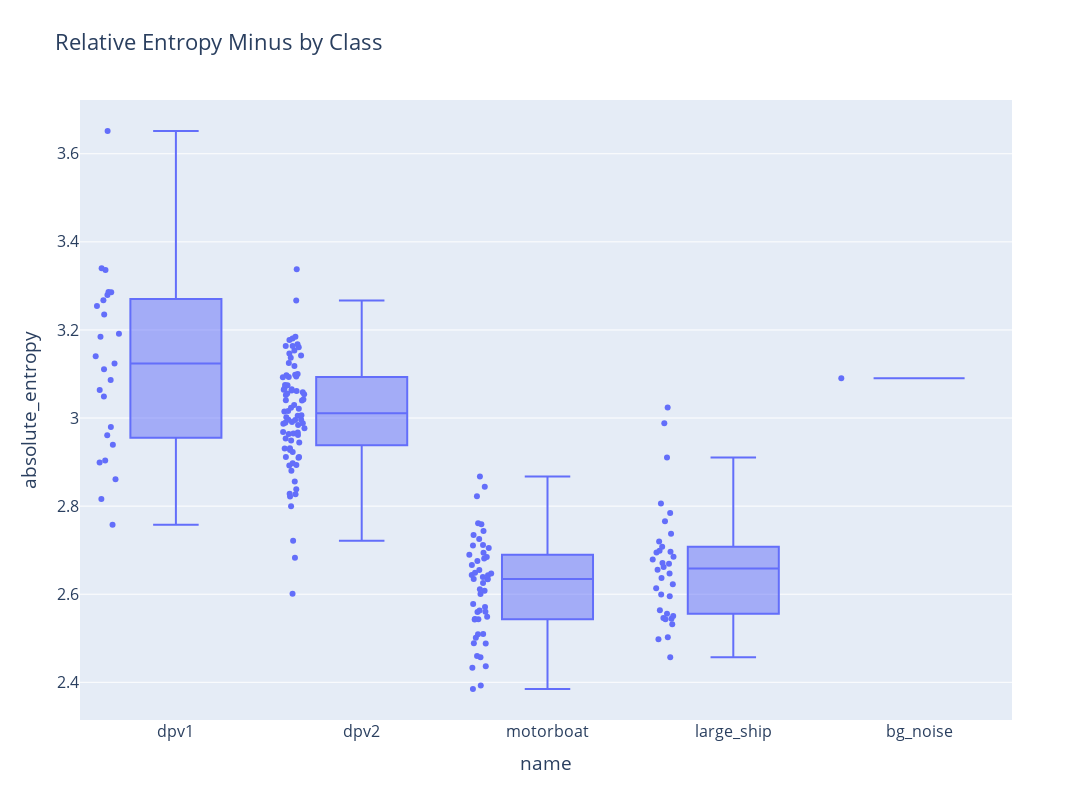

Notebook source saved alongside this figure:
### Code cell
rel_entropies = []

for name in names:
    print(f"Calculating relative entropies for {name}...")
    _fs = fss[name]
    _slices = slices[name]
    for slice_index, _data in enumerate(_slices):
        _F, _T, _Sxx, _pxx, _peaks, _track_ixs, _tracks = ut.calc_tracks(_data, 
                                                                        fs=_fs, 
                                                                        fft_nperseg=fft_nperseg, 
                                                                        percent_overlap=percent_overlap, 
                                                                        window=window, 
                                                                        remove_dc=remove_dc, 
                                                                        crop_freq=crop_freq, 
                                                                        normalization_window_size=normalization_window_size, 
                                                                        detection_threshold=detection_threshold, 
                                                                        p_gap=p_gap, 
                                                                        band_width=band_width, 
                                                                        sigma=sigma, 
                                                                        p_scale=p_scale)
        absolute_entropies, rel_entropy_minus, rel_entropy_div = calc_relative_entropy(_Sxx, _peaks, _tracks, band=5)
        for i, peak in enumerate(_peaks):
            rel_entropies.append({
                "name": name,
                "slice_index": slice_index,
                "track_peak_freq": peak,
                "absolute_entropy": absolute_entropies[i],
                "rel_entropy_minus": rel_entropy_minus[i],
                "rel_entropy_div": rel_entropy_div[i]})
rel_entropies_df = pd.DataFrame(rel_entropies)
print("Relative entropies calculation complete.")

# plot relative entropies
fig = px.box(rel_entropies_df, x="name", y="absolute_entropy", points="all", title="Relative Entropy Minus by Class", height=height, width=width)
fig.update_layout(font=dict(size=font_size))
fig.show()

### Figure 1 — Plotly figure (JSON) as saved in the notebook; plotly's stock layout.template omitted (floating-point values rounded to 4 significant figures; data arrays with more than 128 entries replaced by an {"elided": "..."} marker saying what was removed)
{"data": [{"alignmentgroup": "True", "boxpoints": "all", "hovertemplate": "name=%{x}<br>absolute_entropy=%{y}<extra></extra>", "legendgroup": "", "marker": {"color": "#636efa"}, "name": "", "notched": false, "offsetgroup": "", "orientation": "v", "showlegend": false, "type": "box", "x": {"elided": "190 str values"}, "x0": " ", "xaxis": "x", "y": {"elided": "190 float values"}, "y0": " ", "yaxis": "y"}], "layout": {"boxmode": "group", "font": {"size": 16}, "height": 800, "legend": {"tracegroupgap": 0}, "title": {"text": "Relative Entropy Minus by Class"}, "width": 1400, "xaxis": {"anchor": "y", "domain": [0, 1], "title": {"text": "name"}}, "yaxis": {"anchor": "x", "domain": [0, 1], "title": {"text": "absolute_entropy"}}}}
